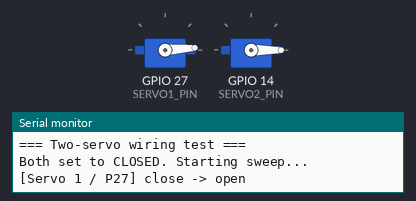
This sketch was run on a simulated ESP32. Shown: 2 × servo, the last lines printed to the serial monitor.

Above: at 1.25 s.
At 2.35 s:
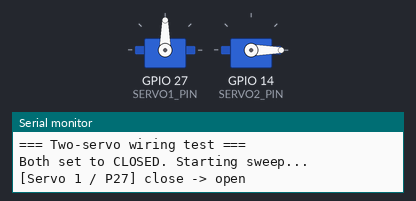
At 3.45 s:
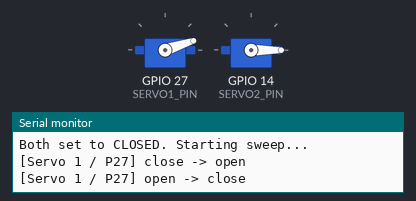
At 6.55 s:
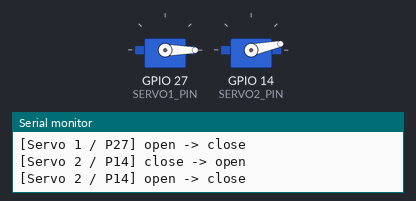
Timing chart, 0 to 10.1 s (numbered marks = the images above):
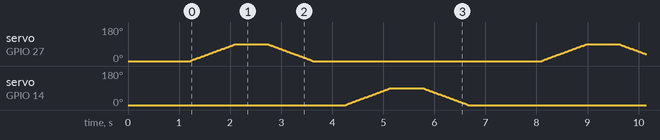

The sketch:

servo_test.ino
```cpp
/*
 * servo_test.ino — standalone test for two SG90 servos on the ESP32
 * -----------------------------------------------------------------
 * NOT part of the main project. Just proves the two barrier servos are
 * wired and powered correctly, before we add barrier code to the firmware.
 *
 * Library: "ESP32Servo" by Kevin Harrington / John K. Bennett.
 *          Arduino IDE -> Manage Libraries -> search "ESP32Servo".
 *          (The plain Arduino "Servo" library does NOT work on ESP32.)
 *
 * Wiring (each SG90):
 *   Brown  -> BB3 GND rail   (shared with the ESP32's common ground!)
 *   Red    -> BB3 5V rail    (ideally its OWN 5V supply, not the ESP32 5V)
 *   Orange -> ESP32 signal pin:  Servo 1 = P27 ,  Servo 2 = P14
 *
 * The test moves ONE servo at a time (gentler on the power supply) so you
 * can see each one work. If the board keeps resetting, the servos are
 * browning it out -> give BB3 its own 5V supply.
 */

#include <ESP32Servo.h>

const int SERVO1_PIN = 27;   // entry barrier  (your board: P27)
const int SERVO2_PIN = 14;   // exit barrier   (your board: P14)

const int CLOSED_DEG = 0;    // barrier down
const int OPEN_DEG   = 90;   // barrier up

Servo servo1;
Servo servo2;

void sweep(Servo& s, const char* name) {
  Serial.printf("[%s] close -> open\n", name);
  for (int a = CLOSED_DEG; a <= OPEN_DEG; a += 2) { s.write(a); delay(20); }
  delay(600);
  Serial.printf("[%s] open -> close\n", name);
  for (int a = OPEN_DEG; a >= CLOSED_DEG; a -= 2) { s.write(a); delay(20); }
  delay(600);
}

void setup() {
  Serial.begin(115200);
  delay(400);
  Serial.println();
  Serial.println(F("=== Two-servo wiring test ==="));

  servo1.setPeriodHertz(50);          // standard 50 Hz servo frame
  servo2.setPeriodHertz(50);
  servo1.attach(SERVO1_PIN, 500, 2400);   // min/max pulse (us) for SG90
  servo2.attach(SERVO2_PIN, 500, 2400);

  servo1.write(CLOSED_DEG);
  servo2.write(CLOSED_DEG);
  Serial.println(F("Both set to CLOSED. Starting sweep..."));
  delay(800);
}

void loop() {
  sweep(servo1, "Servo 1 / P27");   // one at a time = kinder to the 5V supply
  sweep(servo2, "Servo 2 / P14");
  delay(800);
}
```
